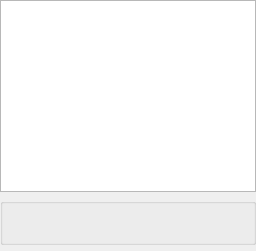
             <widget class="QWidget" name="tab_11">
              <attribute name="title">
               <string>Zuletzt gestellte Rechnungen</string>
              </attribute>
              <layout class="QVBoxLayout" name="verticalLayout_42">
               <property name="spacing">
                <number>6</number>
               </property>
               <property name="leftMargin">
                <number>0</number>
               </property>
               <property name="topMargin">
                <number>0</number>
               </property>
               <property name="rightMargin">
                <number>0</number>
               </property>
               <property name="bottomMargin">
                <number>6</number>
               </property>
               <item>
                <widget class="MultiViewTable" name="articleinvoicesTable">
                 <property name="dataView" stdset="0">
                  <bool>true</bool>
                 </property>
                 <property name="dbColumns" stdset="0">
                  <stringlist>
                   <string>value.invoiceNumber:Rechnungsnummer</string>
                   <string>&lt;date&gt;value.invoiceDate:Rechnungsdatum</string>
                   <string>(value.customerID).name:Kunde</string>
                   <string>value.title:Titel</string>
                   <string>&lt;{&quot;PAIDFRACTION&quot;:&quot;:/icons/images/fraction.png&quot;,&quot;PAIDSKONTO&quot;:&quot;:/icons/images/ok2.png&quot;,&quot;STORNO&quot;:&quot;:/icons/images/cancel.png&quot;,&quot;PENDING&quot;:&quot;:/icons/images/wait.png&quot;,&quot;PAID&quot;:&quot;:/icons/images/ok.png&quot;}&gt;value.status:Status</string>
                   <string>&lt;currency&gt;value.netto:Netto</string>
                   <string>&lt;currency&gt;value.vat:MwSt</string>
                   <string>&lt;currency&gt;value.brutto:Gesamt</string>
                  </stringlist>
                 </property>
                 <property name="viewIdentifier" stdset="0">
                  <string>aiView</string>
                 </property>
                 <property name="doubleClickAction" stdset="0">
                  <string>INVOICEJOURNAL:DocumentBehavior.In.Load</string>
                 </property>
                 <property name="context" stdset="0">
                  <string>ARTICLEINVOICES</string>
                 </property>
                 <property name="viewArguments" stdset="0">
                  <stringlist/>
                 </property>
                 <property name="view" stdset="0">
                  <string>_design/couchapp/_view/articleInvoices</string>
                 </property>
                </widget>
               </item>
               <item>
                <widget class="QGroupBox" name="groupBox_51">
                 <property name="sizePolicy">
                  <sizepolicy hsizetype="Preferred" vsizetype="Preferred">
                   <horstretch>0</horstretch>
                   <verstretch>0</verstretch>
                  </sizepolicy>
                 </property>
                 <property name="maximumSize">
                  <size>
                   <width>16777215</width>
                   <height>47</height>
                  </size>
                 </property>
                 <property name="title">
                  <string/>
                 </property>
                 <layout class="QHBoxLayout" name="horizontalLayout_57">
                  <property name="spacing">
                   <number>0</number>
                  </property>
                  <property name="margin">
                   <number>0</number>
                  </property>
                  <item>
                   <widget class="ActionButton" name="articleinvoicesButtonRefresh">
                    <property name="minimumSize">
                     <size>
                      <width>40</width>
                      <height>40</height>
                     </size>
                    </property>
                    <property name="icon">
                     <iconset resource="../../frontends/qt/resource.qrc">
                      <normaloff>:/icons/images/refresh.png</normaloff>:/icons/images/refresh.png</iconset>
                    </property>
                    <property name="iconSize">
                     <size>
                      <width>32</width>
                      <height>32</height>
                     </size>
                    </property>
                    <property name="flat">
                     <bool>true</bool>
                    </property>
                    <property name="context" stdset="0">
                     <string>ARTICLEINVOICES</string>
                    </property>
                    <property name="action" stdset="0">
                     <string>MultiViewHandler.In.Refresh</string>
                    </property>
                    <property name="payload" stdset="0">
                     <string>None</string>
                    </property>
                   </widget>
                  </item>
                  <item>
                   <spacer name="horizontalSpacer_20">
                    <property name="orientation">
                     <enum>Qt::Horizontal</enum>
                    </property>
                    <property name="sizeHint" stdset="0">
                     <size>
                      <width>40</width>
                      <height>20</height>
                     </size>
                    </property>
                   </spacer>
                  </item>
                 </layout>
                </widget>
               </item>
              </layout>
             </widget>
